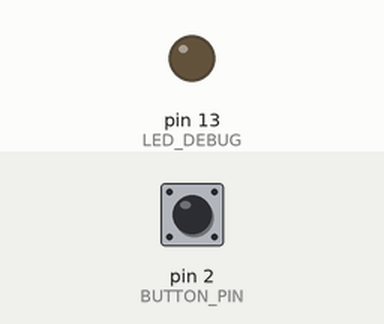
A sketch run on a simulated Arduino Uno, built with avr-gcc and run on an emulated ATmega328P. Shown: output pins drawn as LEDs (lit = HIGH). Inputs (shaded band) come from the test bench; at power-on: pin 2 (BUTTON_PIN) HIGH.

Above: at 1.2 s.
1.3 s: pin 2 (BUTTON_PIN) pulled LOW for 0.15 s
At 1.47 s:
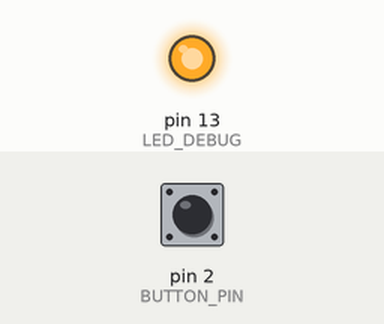
Timing chart, 0 to 4.3 s (numbered marks = the images above; inputs shaded):
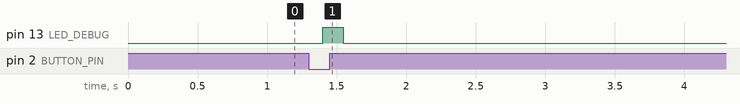

The sketch:

question2.ino
```cpp
/**
* @file <question2.ino>
* @brief <Arduino Source File>
*
* <Question 2 - Eletrolux - Knowledge Assessment>
*
* @author <Eduardo Falchetti Sovrani>
*
*/

// ---------------------------------------
// DEFINES
// ---------------------------------------

// PINS INPUTS & OUTPUTS ---------------------
#define BUTTON_PIN (2)
#define LED_DEBUG  (13)  // For DEBUG

// BUTTON CONFIGURATION ---------------
#define DEBOUNCE         (100)    // (ms) - Prevent flickering when pressing or releasing the button
#define PROTECTION_TIME  (10000)  // (ms)

// STATE MACHINE - STATES ---------------
#define SM_STATE_OFF     (0)
#define SM_STATE_ON      (1)
#define SM_STATE_PROTECT (2)
#define SM_STATE_ERROR   (4)
#define SM_STATE_NUMBER  (5)   /* Total number of state */

// STATE MACHINE - EVENTS ----------------
#define SM_EVENT_START           (0)
#define SM_EVENT_BUTTON_PRESSED  (1)
#define SM_EVENT_BUTTON_RELEASED (2)
#define SM_EVENT_BUTTON_WAIT     (3)
#define SM_EVENT_ERROR           (4)
#define SM_EVENT_NUMBER          (5) /* Total number of events */

// STATE MACHINE - ERROS ----------------
#define SM_ERROR_NONE                     (0)  /* Flag no Error */
#define SM_ERROR_STATE_INDEX_OVERFLOW     (1)  /* Flag error at state index */
#define SM_ERROR_EVENT_INDEX_OVERFLOW     (2)  /* Flag error at event index */
#define SM_ERROR_EXECUTION                (4)  /* Flag error at state execution */

// ---------------------------------------
// STRUCTS
// ---------------------------------------

/* STATE MACHINE DATA STRUCT */
typedef struct{
   int sm_state_current; /* Current state */
   int sm_state_future;  /* Next state */
   int sm_flag_error;    /* Flag error */
   int sm_event_current; /* Current event */
} sm_data_t;

typedef struct{
   sm_data_t SM;               /* State Machine Data */
   int BUTTON_WAIT_TIME;       /* Button Wait Time */
   long BUTTON_WAIT_COUNTER;   /* Button Wait Time Counter */
   int BUTTON_WAIT_FLAG;       /* Flag to indicate when reset BUTTON_WAIT_COUNTER*/
} global_data_t;

// ---------------------------------------
// FUNCTION PROTOTYPE
// ---------------------------------------

/***********************************************************************************************************************
* Function  : (action) State machine action handler function
* Arguments : _sm_data - pointer to the state machine data structure
*             _params - pointer to the parameters
* Return    : (0 - Success) / (other - Error)
***********************************************************************************************************************/
typedef int (*sm_action)(sm_data_t * _sm_data, void * _params);

/* SM  Operation Functions */
void sm_button_init(sm_data_t * _sm_data);
int sm_button_event(sm_data_t * _sm_data, void * _object, int _event);
int sm_button_get_state(sm_data_t * _sm_data);

/* SM Transition Actions */
int button_no_action(sm_data_t * _sm_data, void * _params);
int button_wait_protect_action(sm_data_t * _sm_data, void * _params);

/* SM Call Events Functions */
void event_button_pressed(void);
void event_button_released(void);
void event_button_wait(void);
void event_button_init(void);
void event_button_off(void);

/* Button Functions */
void button_analysis(void);

// ---------------------------------------
// VARIABLES DECLARATION
// ---------------------------------------

// --------- STATE MACHINE VARIABLES ---------

/* SM STATE TRANSITION MAP */
static int sm_transition_map[SM_EVENT_NUMBER][SM_STATE_NUMBER] = {
/* STATE */
/* 0:SM_STATE_OFF,   1:SM_STATE_ON,    2:SM_STATE_PROTECT,  3:SM_STATE_ERROR */
/* EVENT */
/* 0:SM_EVENT_START */
   { SM_STATE_OFF,   SM_STATE_ON,      SM_STATE_OFF,      SM_STATE_OFF},
/* 1:SM_EVENT_BUTTON_PRESSED */
   { SM_STATE_ON,    SM_STATE_ON,      SM_STATE_PROTECT,  SM_STATE_ERROR},
/* 2:SM_EVENT_BUTTON_RELEASED */
   { SM_STATE_OFF,   SM_STATE_PROTECT, SM_STATE_PROTECT,  SM_STATE_ERROR},
/* 3:SM_EVENT_BUTTON_WAIT */
   { SM_STATE_OFF,   SM_STATE_ON,      SM_STATE_PROTECT,  SM_STATE_ERROR},
/* 4:SM_EVENT_ERROR */
   { SM_STATE_ERROR, SM_STATE_ERROR,   SM_STATE_ERROR,    SM_STATE_ERROR},
};

/* SM STATE TRANSITION ACTION */
static sm_action sm_transition_action[SM_EVENT_NUMBER][SM_STATE_NUMBER] = {
/* STATE */
/* 0:SM_STATE_OFF,     1:SM_STATE_ON,    2:SM_STATE_PROTECT,  3:SM_STATE_ERROR */
/* EVENT */
/* 0:SM_EVENT_START */
   { button_no_action, button_no_action, button_no_action,    button_no_action},
/* 1:STATEMACHINE_EVENT_RUN   */
   { button_no_action, button_no_action, button_no_action,    button_no_action},
/* 2:SM_EVENT_BUTTON_RELEASED */
   { button_no_action, button_no_action, button_no_action,    button_no_action},
/* 3:SM_EVENT_BUTTON_WAIT */
   { button_no_action, button_no_action, button_wait_protect_action, button_no_action},
/* 4:SM_EVENT_ERROR */
   { button_no_action, button_no_action, button_no_action,    button_no_action},
};

/* GLOBAL STATE MACHINE DATA */
global_data_t BUTTON;

// --------- BUTTON DEBOUNCE VARIABLES ---------
int buttonState = 0;
int buttonStateOld = 0;
long buttonTimer = 0;

// ---------------------------------------
// SYSTEM INITIALIZATION CONFIGURATION
// ---------------------------------------
void setup() {
  // put your setup code here, to run once:
  pinMode(BUTTON_PIN, INPUT_PULLUP);
  pinMode(LED_DEBUG, OUTPUT);

  //Open the Sate Machine Button
  event_button_init();
  BUTTON.BUTTON_WAIT_TIME = PROTECTION_TIME;
  BUTTON.BUTTON_WAIT_COUNTER = 0;
  BUTTON.BUTTON_WAIT_FLAG = 0;

  //Serial.begin(9600);   // DEBUG
  //Serial.println("INIT");
}

// ---------------------------------------
// SYSTEM LOOP
// ---------------------------------------

/***********************************************************************************************************************
* Function  : (loop) - Perform the state machine analysis and take an action
* Arguments : none
* Return    : none
***********************************************************************************************************************/
void loop() {
  switch(sm_button_get_state(&BUTTON.SM)){
    case SM_STATE_OFF:
      button_analysis();
      //Serial.println("OFF"); //DEBUG
    break;
    case SM_STATE_ON:
      button_analysis();
      //Serial.println("ON"); //DEBUG
    break;
    case SM_STATE_PROTECT:
      if(BUTTON.BUTTON_WAIT_FLAG == 1){
        if((millis() - BUTTON.BUTTON_WAIT_COUNTER) > BUTTON.BUTTON_WAIT_TIME){
          event_button_off();
          BUTTON.BUTTON_WAIT_FLAG = 0;
          //Serial.println("PROTECT1"); // DEBUG
        }
      }
      else{
        event_button_wait();
        //Serial.println("PROTECT2"); // DEBUG
      }
    break;
    case SM_STATE_ERROR:
      sm_button_init(&BUTTON.SM);
      //Serial.println("ERROR"); // DEBUG
    break;
  }
}

// -------------------------------------
// BUTTON ANALYSIS
// -------------------------------------

/***********************************************************************************************************************
* Function  : (button_analysis) - Perform the button state LOW and HIGH analysis with a debounce code and call a state
*                                 machine transition
* Arguments : none
* Return    : none
***********************************************************************************************************************/
void button_analysis(void)
{
  // read the state of the pushbutton value:
  buttonState = !digitalRead(BUTTON_PIN);

  if( (buttonState == LOW)&&(buttonStateOld == HIGH) ){
    if( (millis() - buttonTimer) > DEBOUNCE){
      buttonStateOld = LOW;
      buttonTimer = millis();
      event_button_released();
    }
  }
  else if( (buttonState == HIGH)&&(buttonStateOld == LOW) ){
    if( (millis() - buttonTimer) > DEBOUNCE){
      buttonStateOld = HIGH;
      buttonTimer = millis();
      event_button_pressed();
    }
  }
  else{
    buttonTimer = millis();
  }
}

// -------------------------------------
// STATE MACHINE CALL THE EVENTS
// -------------------------------------

/***********************************************************************************************************************
* Function  : (event_button_init) - Perform de state machine initialization
* Arguments : void
* Return    : void
***********************************************************************************************************************/
void event_button_init(void)
{
  sm_button_init(&BUTTON.SM);
}

/***********************************************************************************************************************
* Function  : (event_button_init) - Call the SM event to SM state OFF.
* Arguments : void
* Return    : void
***********************************************************************************************************************/
void event_button_off(void)
{
  sm_button_event(&BUTTON.SM, 0, SM_EVENT_START);
}

/***********************************************************************************************************************
* Function  : (event_button_init) - Call the SM event on button protect state to start a timer counter
* Arguments : void
* Return    : void
***********************************************************************************************************************/
void event_button_wait(void)
{
  static int protection_time = PROTECTION_TIME;
  sm_button_event(&BUTTON.SM, &protection_time, SM_EVENT_BUTTON_WAIT);
}

/***********************************************************************************************************************
* Function  : (event_button_init) - Call the SM event on button press
* Arguments : void
* Return    : void
***********************************************************************************************************************/
void event_button_pressed(void)
{
  sm_button_event(&BUTTON.SM, 0, SM_EVENT_BUTTON_PRESSED);
  digitalWrite(LED_DEBUG, HIGH);
}

/***********************************************************************************************************************
* Function  : (event_button_init) - Call the SM event on button released
* Arguments : void
* Return    : void
***********************************************************************************************************************/
void event_button_released(void)
{
  sm_button_event(&BUTTON.SM, 0, SM_EVENT_BUTTON_RELEASED);
  digitalWrite(LED_DEBUG, LOW);
}

// -------------------------------------
// STATE MACHINE TRANSITION ACTIONS
// -------------------------------------

/***********************************************************************************************************************
* Function  : (button_no_action) - Take no action
* Arguments : _sm_data - Pointer to the state machine data structure
*             _params - Pointer to a generic parameter structure to be passed to the action handler
* Return    : 0
***********************************************************************************************************************/
int button_no_action(sm_data_t * _sm_data, void * _params){
  return (0);
}

/***********************************************************************************************************************
* Function  : (button_wait_protect_action) - Set an action to be executed in 10 Seconds
* Arguments : _sm_data - Pointer to the state machine data structure
*             _params - Pointer to a generic parameter structure to be passed to the action handler
* Return    : 0
***********************************************************************************************************************/
int button_wait_protect_action(sm_data_t * _sm_data, void * _params){
  BUTTON.BUTTON_WAIT_TIME = *(int*)_params;
  BUTTON.BUTTON_WAIT_COUNTER = millis();
  BUTTON.BUTTON_WAIT_FLAG = 1;
  return (0);
}

// -------------------------------------
// STATE MACHINE OPERATION FUNCTIONS
// -------------------------------------

/***********************************************************************************************************************
* Function  : (sm_button_event) - Execute the state transition according "sm_transition_map" and the action
                                  according "sm_transition_action".
* Arguments : _sm_data - Pointer to the state machine data structure
*             _object  - Pointer to a generic parameter structure to be passed to the action handler
*             _event   - Event index to be executed
*                        SM_EVENT_START           - Start Button SM and Reset SM from Erros
*                        SM_EVENT_BUTTON_PRESSED  - Button Pressed
*                        SM_EVENT_BUTTON_RELEASED - Button Released
*                        SM_EVENT_BUTTON_WAIT     - Button Wait to Off State
*                        SM_EVENT_ERROR           - Error Execution and stop SM
* Return    : Error flags of the state machine
*                        BIT0: Event index is out of bound
*                        BIT1: State index is out of bound
*                        BIT2: Execution error (value other than 0 returned from transition action)
***********************************************************************************************************************/
int sm_button_event(sm_data_t * _sm_data, void * _object, int _event)
{
  sm_action func_action;
  int       action_ret;

  /* Check the index of the state transition table*/
  if (SM_EVENT_NUMBER <= _event)
  {
      /* Event index is out of bound */
      _event                  =  SM_EVENT_ERROR;
      _sm_data->sm_flag_error |= SM_ERROR_EVENT_INDEX_OVERFLOW;
  }
  if (SM_STATE_NUMBER <= _sm_data->sm_state_current)
  {
    /* State index is out of bound */
    _event                     =  SM_EVENT_ERROR;
    _sm_data->sm_state_current =  SM_STATE_OFF;
    _sm_data->sm_flag_error    |= SM_ERROR_STATE_INDEX_OVERFLOW;
  }

  _sm_data->sm_event_current = _event;
  _sm_data->sm_state_future   = sm_transition_map[_event][_sm_data->sm_state_current];

  /* Get action function from action table and execute action */
  func_action = sm_transition_action[_event][_sm_data->sm_state_current];
  action_ret  = func_action(_sm_data, _object);

  /* If return value is not zero, set the Action Exception flag */
  if (action_ret != 0U)
  {
    _sm_data->sm_flag_error |= SM_ERROR_EXECUTION;
    //Serial.println("SM_ERROR"); //DEBUG
  }
  _sm_data->sm_state_current = _sm_data->sm_state_future;

  return (_sm_data->sm_flag_error);
}

/***********************************************************************************************************************
* Function  : (sm_button_init) - Initializes state machine for button
* Arguments : _sm_data - Pointer to the state machine data structure
* Return    : none
***********************************************************************************************************************/
void sm_button_init(sm_data_t * _sm_data){
  _sm_data->sm_state_current    = SM_STATE_OFF;
  _sm_data->sm_state_future     = SM_STATE_OFF;
  _sm_data->sm_flag_error       = SM_ERROR_NONE;
  _sm_data->sm_event_current    = 0;
}

/***********************************************************************************************************************
* Function  : (sm_button_get_state) - Get state of state machine
* Arguments : _sm_data - Pointer to the state machine data structure
* Return    : The state machine state
***********************************************************************************************************************/
int sm_button_get_state(sm_data_t * _sm_data){
  return (_sm_data->sm_state_current);
}
```

Measured:
- after the input at 1.3 s, pin 13 (LED_DEBUG): LOW → HIGH after 0.10 s, → LOW 0.15 s later
